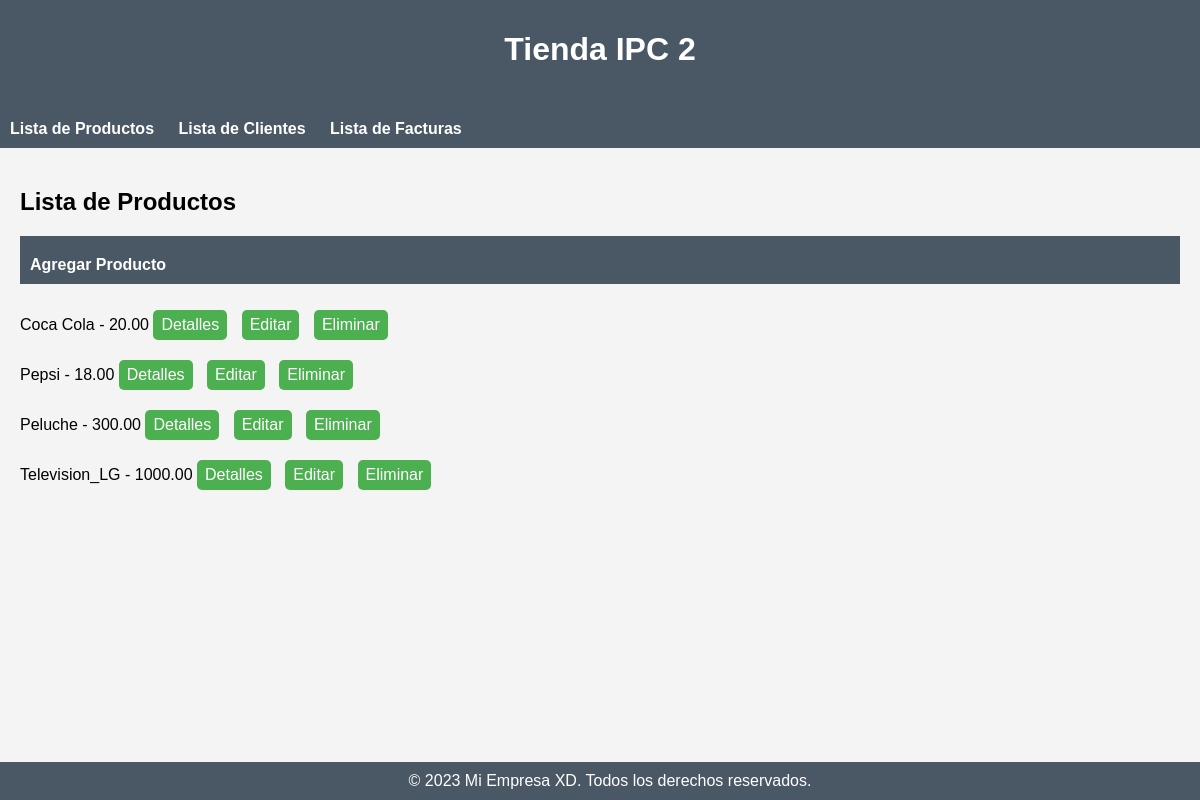
The app's page /productos/, older data.
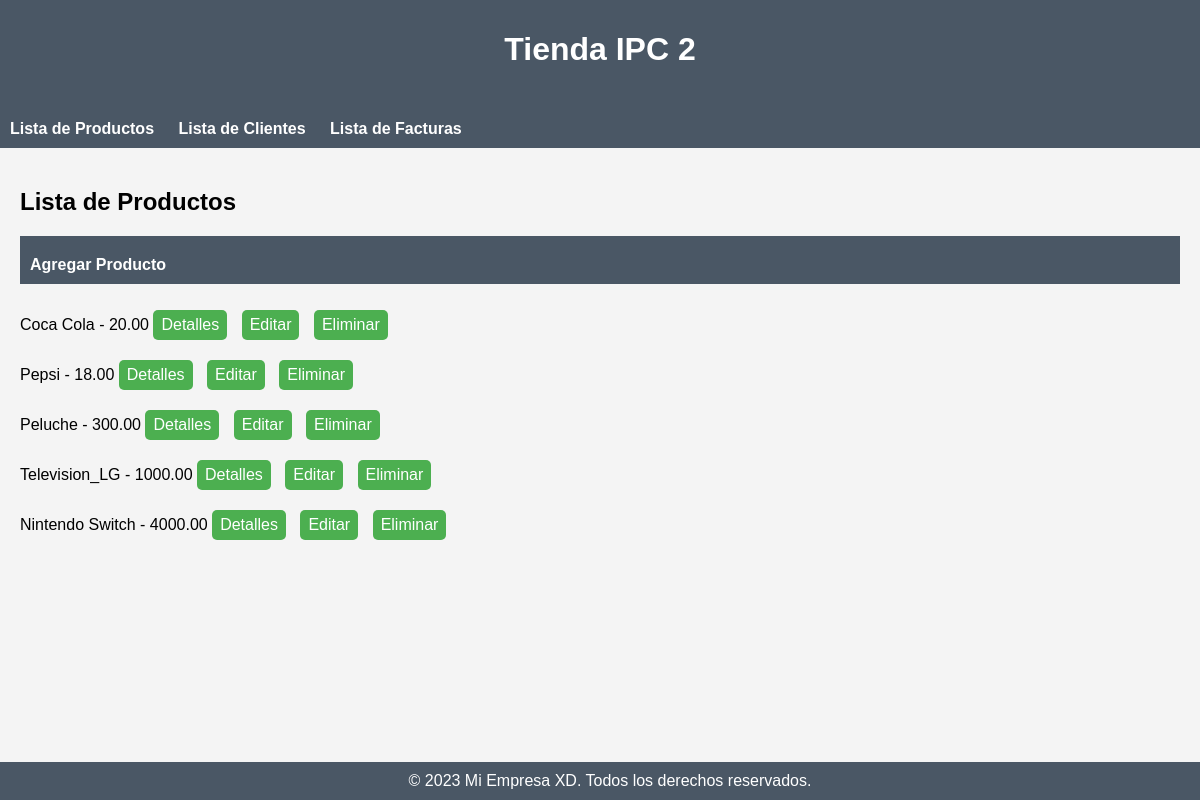
The same page, newer data.
### miapp/models.py (models this page shows, shortened)
class Producto(models.Model):
    nombre = models.CharField(max_length=255)
    descripcion = models.TextField()
    precio = models.DecimalField(max_digits=10, decimal_places=2)
    stock = models.IntegerField()

### miapp/views.py (the view)
# urls.py: path('productos/', lista_productos, name='lista_productos'),
def lista_productos(request):
    productos = Producto.objects.all()
    return render(request, 'producto/lista_productos.html', {'productos': productos})

### miapp/templates/producto/lista_productos.html
{% extends 'base.html' %}
{% block content %}
    <h2>Lista de Productos</h2>
    <nav>
        <ul>
            <li><a href="{% url 'nuevo_producto' %}">Agregar Producto</a></li>
        </ul>
    </nav>
    <ul class="productos-lista">
        {% for producto in productos %}
            <li>
                {{ producto.nombre }} - {{ producto.precio }}
                <a href="{% url 'detalle_producto' pk=producto.pk %}">Detalles</a>
                <a href="{% url 'editar_producto' pk=producto.pk %}">Editar</a>
                <a href="{% url 'eliminar_producto' pk=producto.pk %}">Eliminar</a>
            </li>
        {% endfor %}
    </ul>
{% endblock %}

Row changes from the older to the newer data that the page shows:
added Producto: nombre "Nintendo Switch", precio "4000.00"
